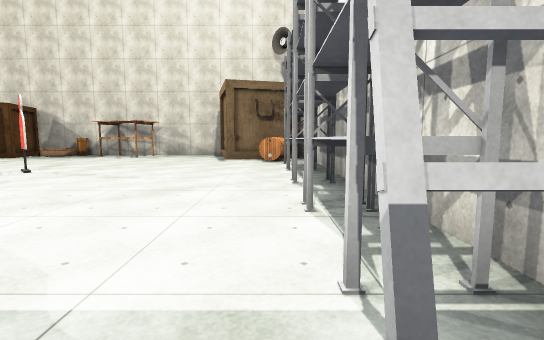
[1] (above)

17 first-person views from a walk through a 3-D level made in the Unity game engine. The camera is 1.3 m above the floor, tilts 6° down and sees 85° across. The floor is counted in squares, 1.95 m on a side. Each view is taken from the middle of a square. On the plan, view 1 faces up. The plan holds only what a view shows up to about 10 squares ahead; the rest is blank. The player character is not drawn. Some surface patterns are stand-ins.

[2]
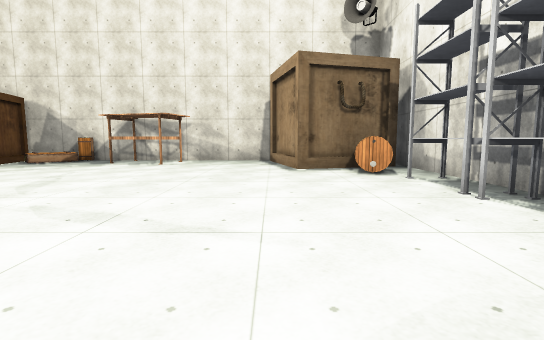

[3]
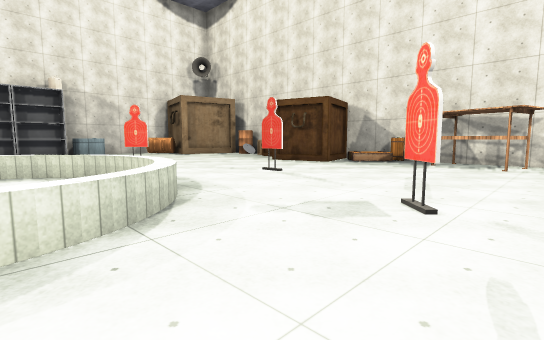

[4]
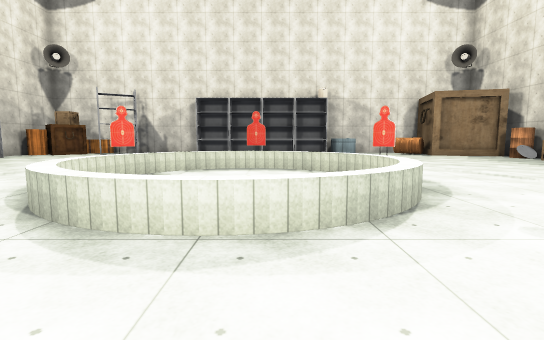

[5]
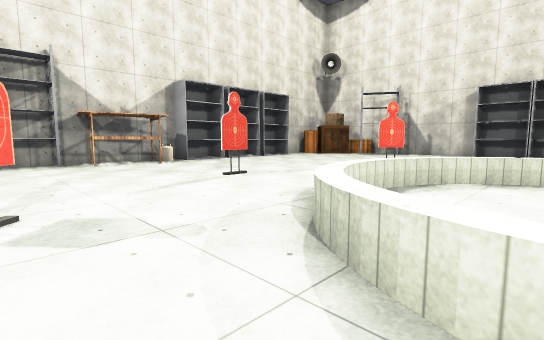

[6]
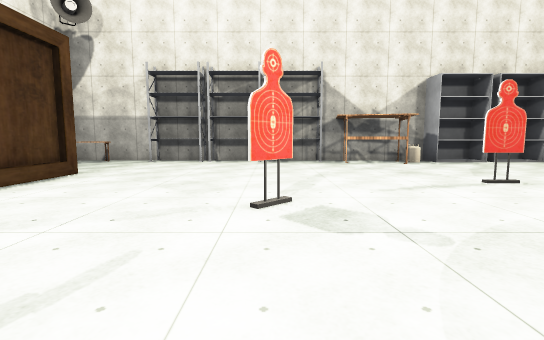

[7]
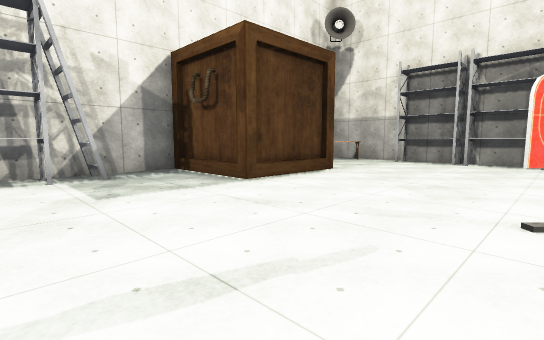

[8]
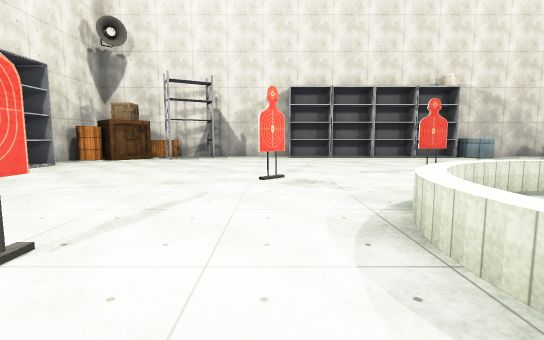

[9]
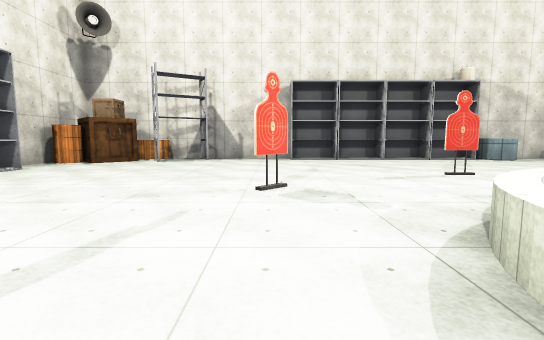

[10]
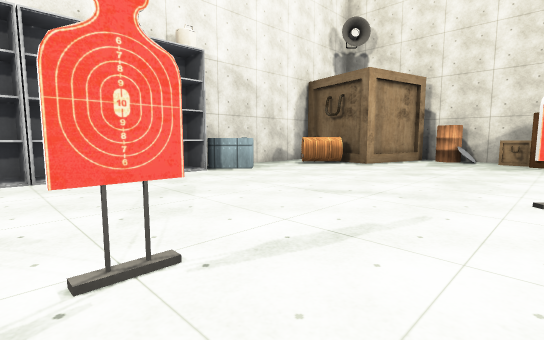

[11]
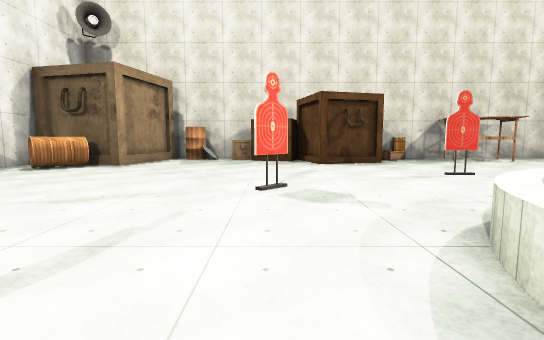

[12]
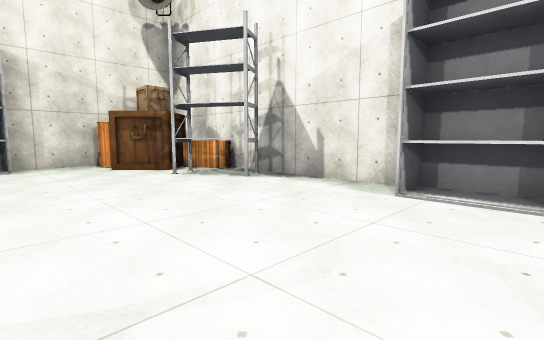

[13]
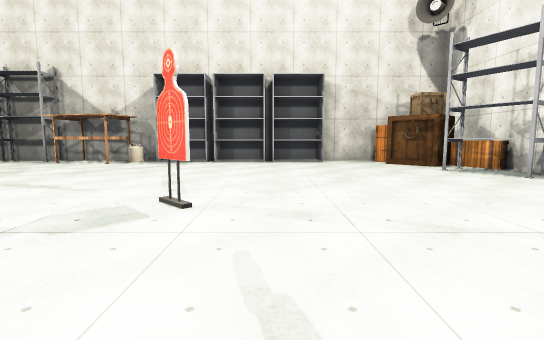

[14]
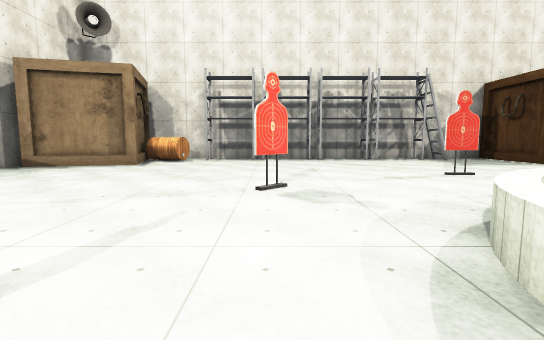

[15]
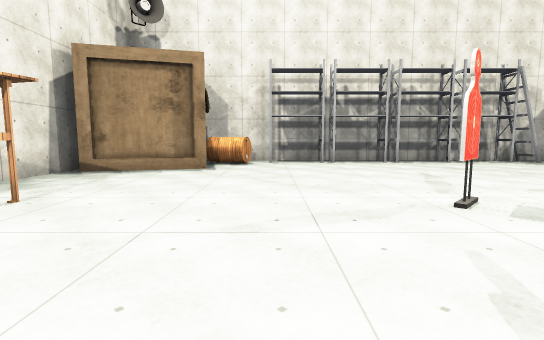

[16]
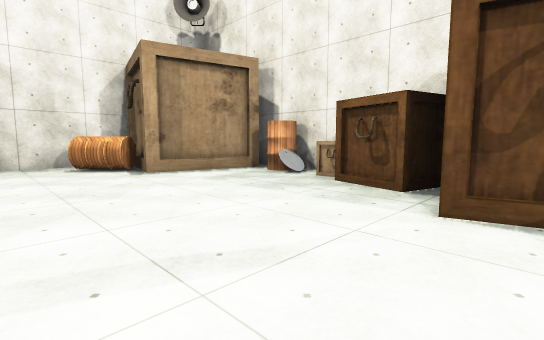

[17]
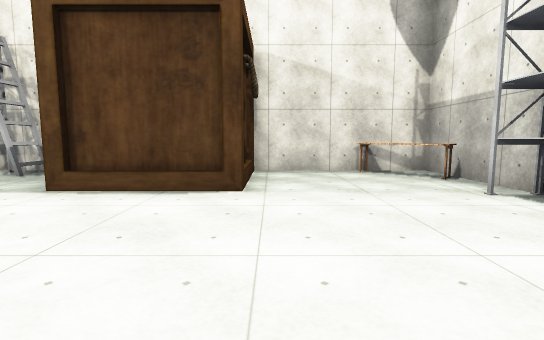

### Floor plan
Key: @ floor where view 1 was taken; # wall or solid block; x gap in a wall; . floor; ^ raised ledge; B barrel; R rack; C crate; T table; E bench; O other object.
Columns run from 19 left of view 1 to 2 right of it. Each row starts with its distance up from view 1.
 13             ######
 12    ##BOO###O.x...#O
 11    O.O.OOOOC.TT...O #
 10 ##OO.....OO.......OB#
  9 #.B................B#
  8 #...................#
  7 #.........#.........R
  6  OO....O......O.....R
  5  R........^^........#
  4  #.......^  ^.......R
  3  R......^.   ^......#
  2  R...#..^... ^.#....R
  1  #.......^..^.......##
  0  R........^^.......@.#
 -1 #......O......O......#
 -2 #.................OOO
 -3 ##........#.......OOO
 -4  #R..................#
 -5  CO..................#
 -6  #OB.......T........E
 -7  ##B.RRR#RO#TR#R#R.##
 -8     #             ##

Where each view was taken, in squares from view 1:
view 1: 0 up, 0 right, facing up
view 2: 3 up, 2 left, facing up
view 3: 3 up, 4 left, facing up-left
view 4: 3 up, 4 left, facing left
view 5: 2 up, 5 left, facing down-left
view 6: 2 up, 5 left, facing down
view 7: 2 up, 5 left, facing down-right
view 8: 1 down, 7 left, facing left
view 9: 1 down, 8 left, facing left
view 10: 2 up, 12 left, facing up-left
view 11: 2 up, 12 left, facing up
view 12: 1 up, 14 left, facing down-left
view 13: 2 up, 13 left, facing down
view 14: 6 up, 9 left, facing right
view 15: 8 up, 8 left, facing right
view 16: 7 up, 10 left, facing up-left
view 17: 4 down, 5 left, facing right
